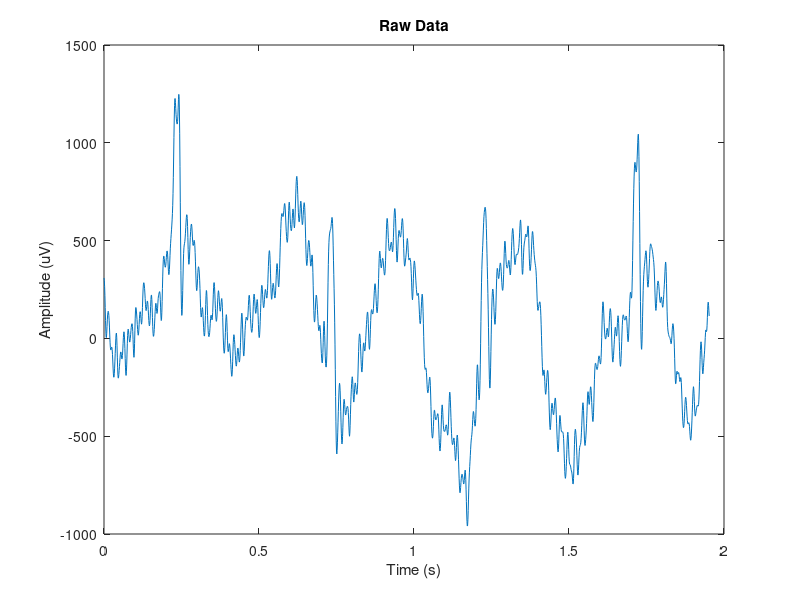
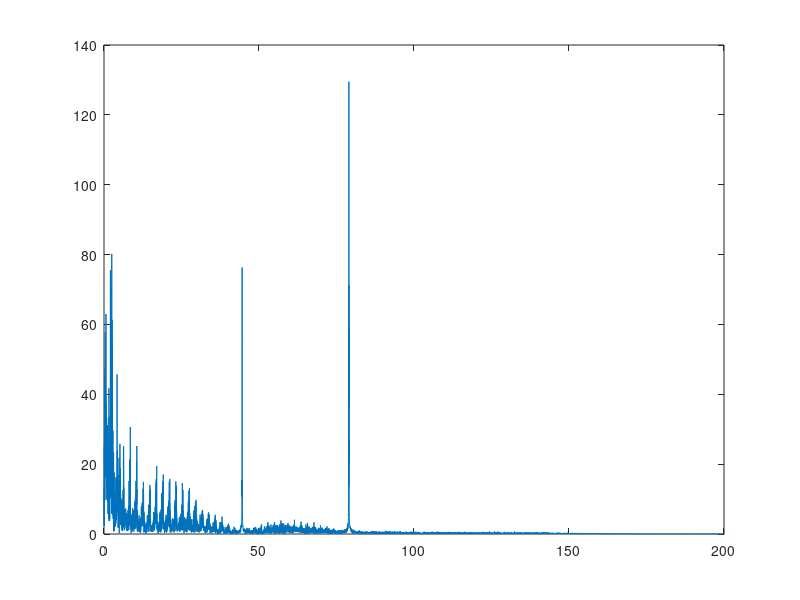
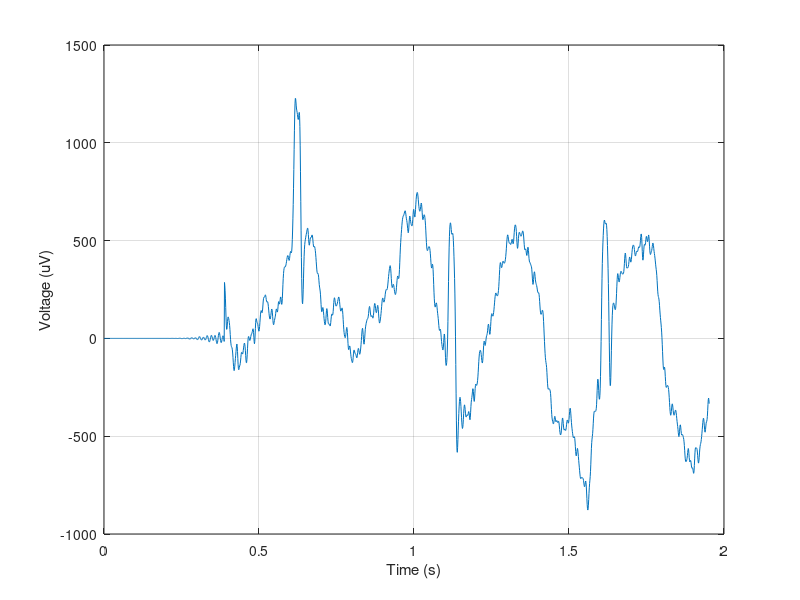
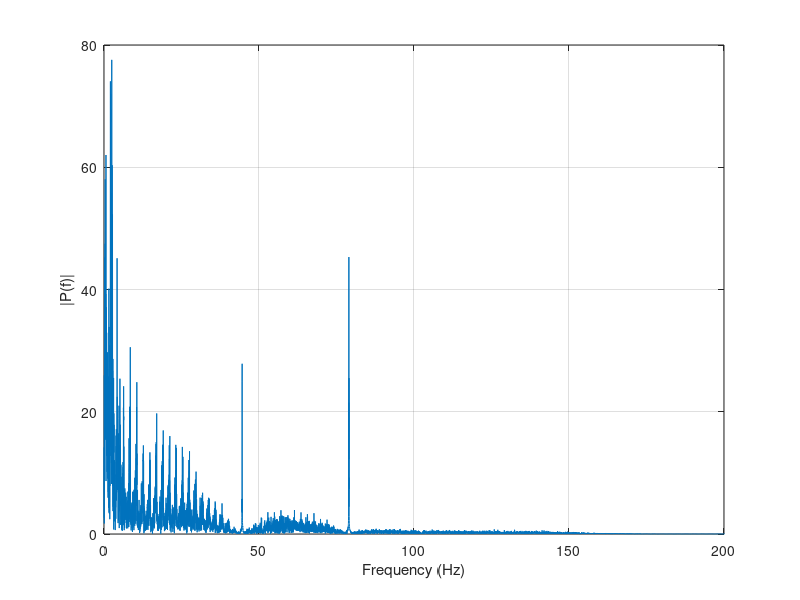

Here is the MATLAB script that generated these plots, in order:
% ENEL420 Assignemnt
% Tim Hadler, Emily Tideswell 
% 04/08/2020

clc, clear, close all;

data = load("enel420_grp_23.txt");

fs = 1024;  % Sampling frq, HZ
n = length(data);
t = linspace(0, n/fs, n);

% Plot raw data
figure(1)
plot(t(1:2000), data(1:2000));
title("Raw Data")
xlabel("Time (s)");
ylabel("Amplitude (uV)");

% Find p2 (the two sided spectrum) and use this to find the one sided
% spectrum p1.
spct = abs(fft(data));
p2 = spct/n;
p1 = p2(1:n/2+1);
p1(2:end-1) = 2*p1(2:end-1);

% Convert freq to Hz
f = fs*(0:n/2)/n;

figure(2)
plot(f, p1)
xlim([0,200])

% Coefficents for fir filter
f1 = 44.56; %Interference frequencies
f2 = 78.99;

N = 398;
df =4;

% Filter 1
a1 = [0, (f1-df)*2/fs, f1*2/fs,f1*2/fs, (f1+df)*2/fs, 1];
b1 = [1, 1, 0, 0, 1, 1];
% Filter 2
a2 = [0, (f2-df)*2/fs, f2*2/fs, f2*2/fs, (f2+df)*2/fs, 1];
b2 = b1;

h1 = fir2(N, a1, b1);
h2 = fir2(N, a2, b2);

% Plot filter output
Filt_out = filter(h2, 1, (filter(h1,1,data)));
figure(3)
plot(t(1:2000), Filt_out(1:2000))
xlabel("Time (s)")
ylabel("Voltage (uV)")
grid on

% Find and plot spectrum
spct = abs(fft(Filt_out));
p2 = spct/n;
p1 = p2(1:n/2+1);
p1(2:end-1) = 2*p1(2:end-1);

% Convert freq to Hz
f = fs*(0:n/2)/n;

figure(4)
plot(f, p1)
xlim([0,200])
xlabel("Frequency (Hz)")
ylabel("|P(f)|")
grid on

figure(5)
freqz(conv(h1, h2), 1, 512, fs)
figure(6)
freqz(h2, 1, 512, fs)